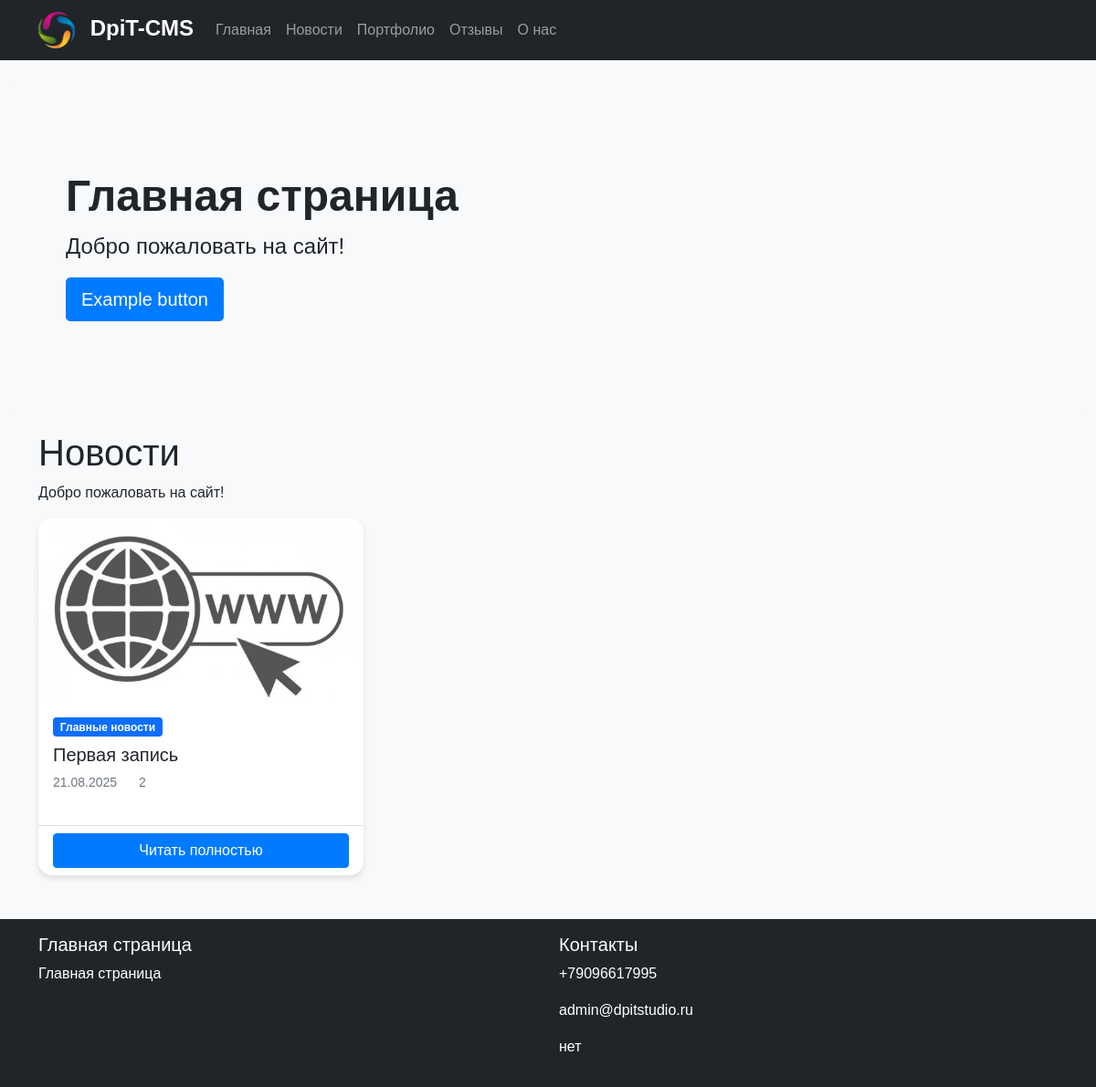
Before: /news/ with the older database file.
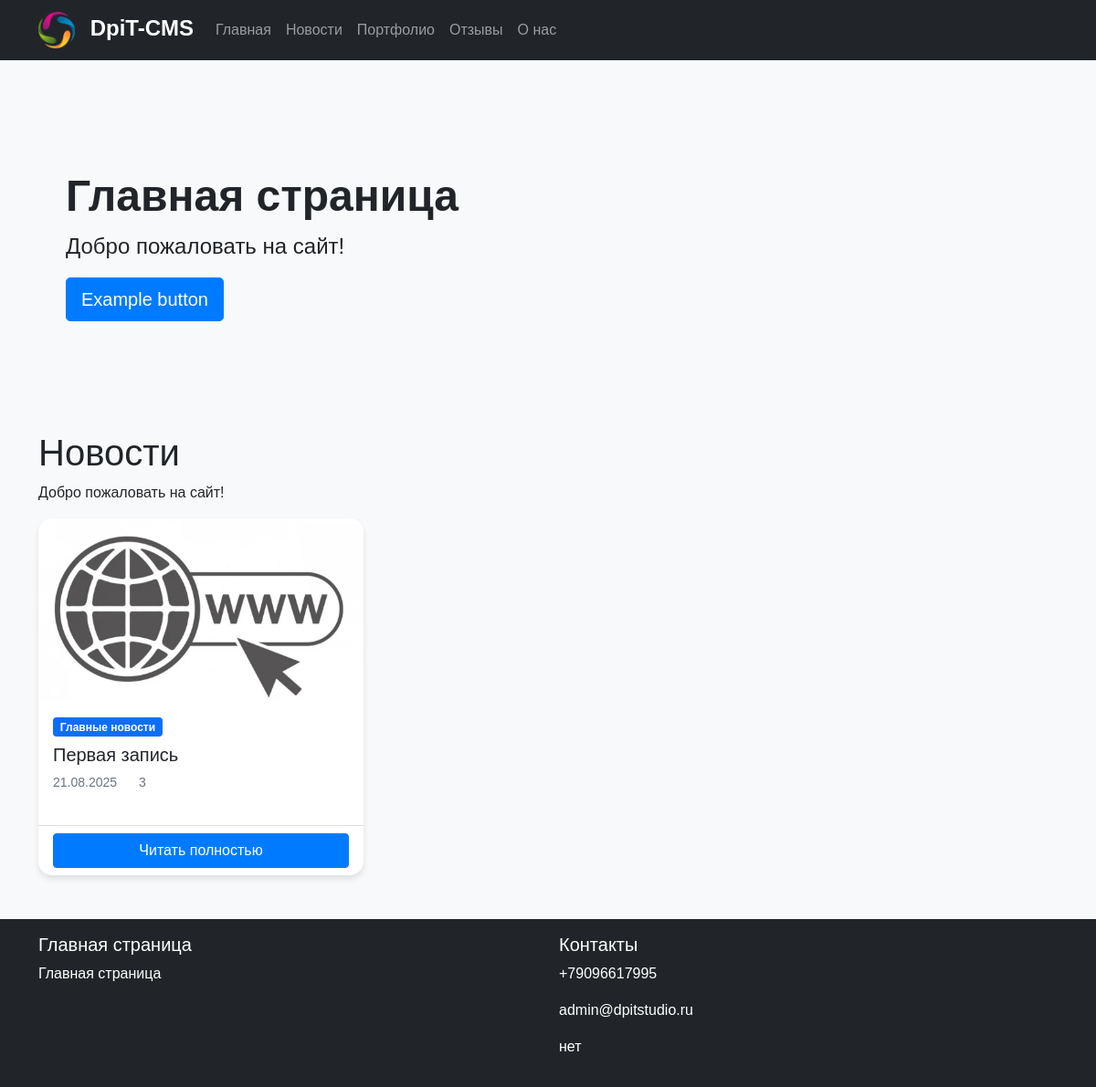
After: the same page with the newer database file.
### news/models.py (models this page shows, shortened)
class News(models.Model):
    category = models.ForeignKey(
        NewsCategory, on_delete=models.CASCADE, verbose_name="Категория"
    )
    title = models.CharField(max_length=200, verbose_name="Заголовок")
    slug = models.SlugField(unique=True, verbose_name="URL")
    image = models.ImageField(upload_to="news/images/", verbose_name="Изображение")
    seo_title = models.CharField(max_length=200, verbose_name="SEO Заголовок")
    seo_keywords = models.CharField(max_length=200, verbose_name="SEO Ключевые слова")
    seo_description = models.CharField(max_length=255, verbose_name="SEO Описание")
    content_short = models.CharField(
        max_length=255, verbose_name="Красткое  описание", blank=True, null=True
    )
    content = RichTextField(verbose_name="Содержание")
    views = models.PositiveIntegerField(default=0, verbose_name="Просмотры")
    is_active = models.BooleanField(default=True, verbose_name="Активно")
    created_at = models.DateTimeField(auto_now_add=True)
    updated_at = models.DateTimeField(auto_now=True)
    class Meta:
        verbose_name = "Новость"
        verbose_name_plural = "Новости"
        ordering = ["-created_at"]

class NewsCategory(models.Model):
    name = models.CharField(max_length=100, verbose_name="Название")
    slug = models.SlugField(unique=True, verbose_name="URL")
    logo = models.ImageField(upload_to="news/categories/", verbose_name="Логотип")
    order = models.PositiveIntegerField(default=0, verbose_name="Порядок")
    is_active = models.BooleanField(default=True, verbose_name="Активно")
    class Meta:
        verbose_name = "Категория новостей"
        verbose_name_plural = "Категории новостей"
        ordering = ["order"]

### news/views.py (the view)
# urls.py: path("", views.news_list, name="news_list"),
def news_list(request):
    categories = NewsCategory.objects.filter(is_active=True)
    news_list = News.objects.filter(is_active=True).select_related("category")
    paginator = Paginator(news_list, 9)
    page_number = request.GET.get("page")
    news = paginator.get_page(page_number)
    return render(request, "news/list.html", {"news": news, "categories": categories})

### main/context_processors.py (called while the page is built)
def site_metadata(request):
    try:
        metadata = SiteMetadata.objects.filter(is_active=True).first()
        return {"site_metadata": metadata}
    except:
        return {"site_metadata": None}

### news/templates/news/list.html (shortened to what this page needs)
{% extends 'base.html' %}
{% block content %}
<div class="container mt-4">
    <h1>Новости</h1>
    <p>Добро пожаловать на сайт!</p>
    {% if news %}
    <div class="row">
        {% for item in news %}
        <div class="col-lg-4 col-md-6 mb-4">
            <div class="card h-100 news-card">
                {% if item.image %}
                <img src="{{ item.image.url }}" class="card-img-top" alt="{{ item.title }}" style="height: 200px; object-fit: cover;">
                {% else %}
                <div class="card-img-top bg-secondary d-flex align-items-center justify-content-center" style="height: 200px;">
                    <i class="fas fa-image fa-3x text-white"></i>
                </div>
                {% endif %}
                <div class="card-body">
                    <span class="badge bg-primary mb-2">{{ item.category.name }}</span>
                    <h5 class="card-title">{{ item.title|truncatewords:10 }}</h5>
                    <p class="card-text text-muted small">
                        {{ item.created_at|date:"d.m.Y" }}
                        <span class="ms-3">
                            {{ item.views }}
                        </span>
                    </p>
                </div>
                <div class="card-footer bg-transparent">
                    <a href="{% url 'news_detail' item.slug %}" class="btn btn-primary w-100">
                        Читать полностью
                    </a>
                </div>
            </div>
        </div>
        {% endfor %}
    </div>
    {% endif %}
</div>
{% endblock %}

Changed rows visible on the page:
changed News "Первая запись": views "2" → "3"
